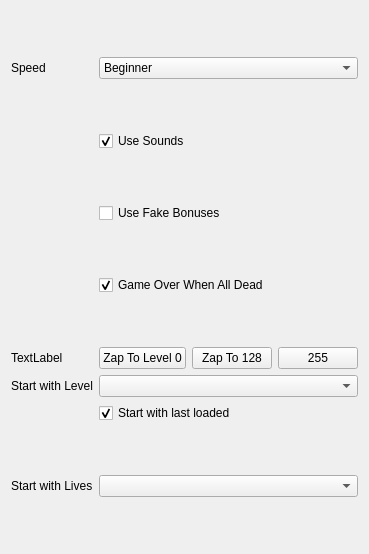
          <widget class="QWidget" name="tabGame">
           <attribute name="title">
            <string>Game</string>
           </attribute>
           <layout class="QFormLayout" name="formLayout">
            <item row="0" column="0">
             <spacer name="verticalSpacer_4">
              <property name="orientation">
               <enum>Qt::Vertical</enum>
              </property>
              <property name="sizeHint" stdset="0">
               <size>
                <width>20</width>
                <height>40</height>
               </size>
              </property>
             </spacer>
            </item>
            <item row="1" column="0">
             <widget class="QLabel" name="label_2">
              <property name="text">
               <string>Speed</string>
              </property>
             </widget>
            </item>
            <item row="1" column="1">
             <widget class="QComboBox" name="selectSpeed">
              <item>
               <property name="text">
                <string>Beginner</string>
               </property>
              </item>
              <item>
               <property name="text">
                <string>Slow</string>
               </property>
              </item>
              <item>
               <property name="text">
                <string>Medium</string>
               </property>
              </item>
              <item>
               <property name="text">
                <string>Fast</string>
               </property>
              </item>
              <item>
               <property name="text">
                <string>Full Speed</string>
               </property>
              </item>
             </widget>
            </item>
            <item row="5" column="0">
             <spacer name="verticalSpacer_6">
              <property name="orientation">
               <enum>Qt::Vertical</enum>
              </property>
              <property name="sizeHint" stdset="0">
               <size>
                <width>20</width>
                <height>40</height>
               </size>
              </property>
             </spacer>
            </item>
            <item row="6" column="1">
             <widget class="QCheckBox" name="cbFakeBonuses">
              <property name="text">
               <string>Use Fake Bonuses</string>
              </property>
             </widget>
            </item>
            <item row="7" column="0">
             <spacer name="verticalSpacer_5">
              <property name="orientation">
               <enum>Qt::Vertical</enum>
              </property>
              <property name="sizeHint" stdset="0">
               <size>
                <width>20</width>
                <height>40</height>
               </size>
              </property>
             </spacer>
            </item>
            <item row="9" column="1">
             <widget class="QCheckBox" name="cbGameOverOnLastDead">
              <property name="toolTip">
               <string>&lt;html&gt;&lt;head/&gt;&lt;body&gt;&lt;p&gt;Game is over when last human controlled worm dies (If all are AI, game is over when all have died)&lt;/p&gt;&lt;p&gt;In short, for classic nibbles-style, uncheck.&lt;/p&gt;&lt;/body&gt;&lt;/html&gt;</string>
              </property>
              <property name="text">
               <string>Game Over When All Dead</string>
              </property>
              <property name="checked">
               <bool>true</bool>
              </property>
             </widget>
            </item>
            <item row="10" column="0">
             <spacer name="verticalSpacer_7">
              <property name="orientation">
               <enum>Qt::Vertical</enum>
              </property>
              <property name="sizeHint" stdset="0">
               <size>
                <width>20</width>
                <height>40</height>
               </size>
              </property>
             </spacer>
            </item>
            <item row="12" column="0">
             <widget class="QLabel" name="label_3">
              <property name="toolTip">
               <string>Classic levels 1-26</string>
              </property>
              <property name="text">
               <string>Start with Level</string>
              </property>
             </widget>
            </item>
            <item row="12" column="1">
             <widget class="QComboBox" name="selectStartLevel"/>
            </item>
            <item row="13" column="1">
             <widget class="QCheckBox" name="cbLoadSetsStartLevel">
              <property name="text">
               <string>Start with last loaded</string>
              </property>
              <property name="checked">
               <bool>true</bool>
              </property>
             </widget>
            </item>
            <item row="14" column="0">
             <spacer name="verticalSpacer_8">
              <property name="orientation">
               <enum>Qt::Vertical</enum>
              </property>
              <property name="sizeHint" stdset="0">
               <size>
                <width>20</width>
                <height>40</height>
               </size>
              </property>
             </spacer>
            </item>
            <item row="15" column="0">
             <widget class="QLabel" name="label_41">
              <property name="toolTip">
               <string>Default is 6</string>
              </property>
              <property name="text">
               <string>Start with Lives</string>
              </property>
             </widget>
            </item>
            <item row="15" column="1">
             <widget class="QComboBox" name="selectStartLives"/>
            </item>
            <item row="16" column="0">
             <spacer name="verticalSpacer_10">
              <property name="orientation">
               <enum>Qt::Vertical</enum>
              </property>
              <property name="sizeHint" stdset="0">
               <size>
                <width>20</width>
                <height>40</height>
               </size>
              </property>
             </spacer>
            </item>
            <item row="3" column="1">
             <widget class="QCheckBox" name="cbSound">
              <property name="styleSheet">
               <string notr="true"/>
              </property>
              <property name="text">
               <string>Use Sounds</string>
              </property>
              <property name="checked">
               <bool>true</bool>
              </property>
             </widget>
            </item>
            <item row="2" column="0">
             <spacer name="verticalSpacer_9">
              <property name="orientation">
               <enum>Qt::Vertical</enum>
              </property>
              <property name="sizeHint" stdset="0">
               <size>
                <width>20</width>
                <height>40</height>
               </size>
              </property>
             </spacer>
            </item>
            <item row="11" column="0">
             <widget class="QLabel" name="label_42">
              <property name="enabled">
               <bool>true</bool>
              </property>
              <property name="text">
               <string>TextLabel</string>
              </property>
             </widget>
            </item>
            <item row="11" column="1">
             <layout class="QHBoxLayout" name="horizontalLayout">
              <item>
               <widget class="QPushButton" name="buttonZap0">
                <property name="sizePolicy">
                 <sizepolicy hsizetype="Minimum" vsizetype="Fixed">
                  <horstretch>0</horstretch>
                  <verstretch>0</verstretch>
                 </sizepolicy>
                </property>
                <property name="text">
                 <string>Zap To Level 0</string>
                </property>
               </widget>
              </item>
              <item>
               <widget class="QPushButton" name="buttonZap128">
                <property name="text">
                 <string>Zap To 128</string>
                </property>
               </widget>
              </item>
              <item>
               <widget class="QPushButton" name="buttonZap255">
                <property name="text">
                 <string>255</string>
                </property>
               </widget>
              </item>
             </layout>
            </item>
           </layout>
          </widget>
